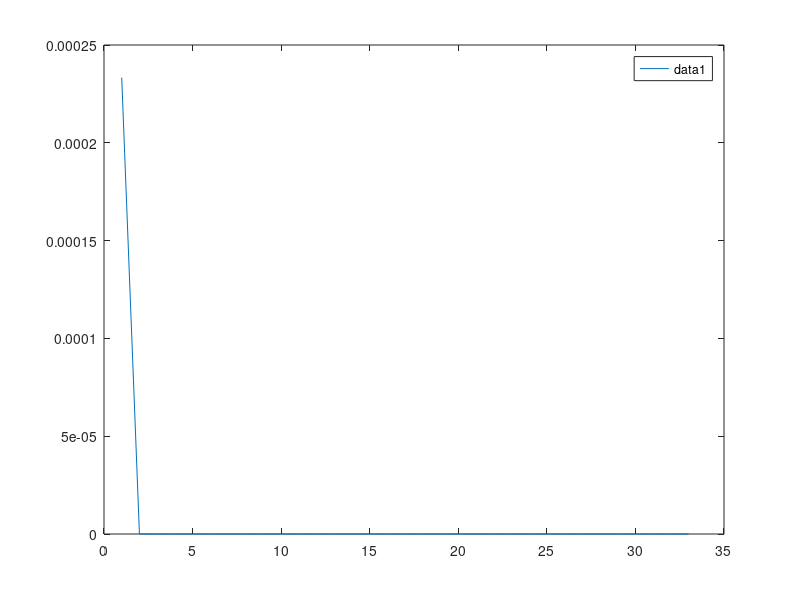

The MATLAB script that drew this image: (Note: this script raises an error after producing the figure.)
% units: time ~ 1 ps = 1, length ~ 1 Å = 1;

dt = 0.1;
dx = 3;
% diffusion constant air in water 1.2E-5 cm^2·s^-1
D1 = 0.12;
D2 = 0.12;
a1 = D1*dt/(dx*dx);
a2 = D2*dt/(dx*dx);

% equilibrium concentration
c0 = 0.5;
kevp = 0.03;

%% setting the external terms
% incoming flux as boundary condition, effusive beam pressure 0.5 Torr, 
% 2 inches away from an Ø1 mm orifice, 7E19 #·m^-2·s^-1
F = 0.007;
ext1 = zeros(33,1);
ext2 = zeros(33,1);

% incoming flux added to the first box
ext1(1) = F*dt/dx;


%% initial conentration table: all zero
conctable1 = zeros(33,1);

%% setting the initial propagator
ppg1 = zeros(33,33);

for i = 1:32
    ppg1(i,i+1) = a1;
    ppg1(i+1,i) = a1;
    ppg1(i+1,i+1) = 1-2*a1;

end

ppg1(1,1) = 1-a1;

% secondary approximation on conctable(34)
ppg1(33,31) = 0.5*a1;
ppg1(33,32) = -a1;
ppg1(33,33) = 1+0.5*a1;

%% propagation

for j = 1:1E4
    conctable1 = ppg1*conctable1 + ext1;
    plot(conctable1);
 
    t = dt*j/1000;
    tstring = num2str(t);
    tstring = strcat(tstring,' ns');
    lgd = legend;
    lgd.Title.String = tstring;
    
    pause(0.00005);
end
